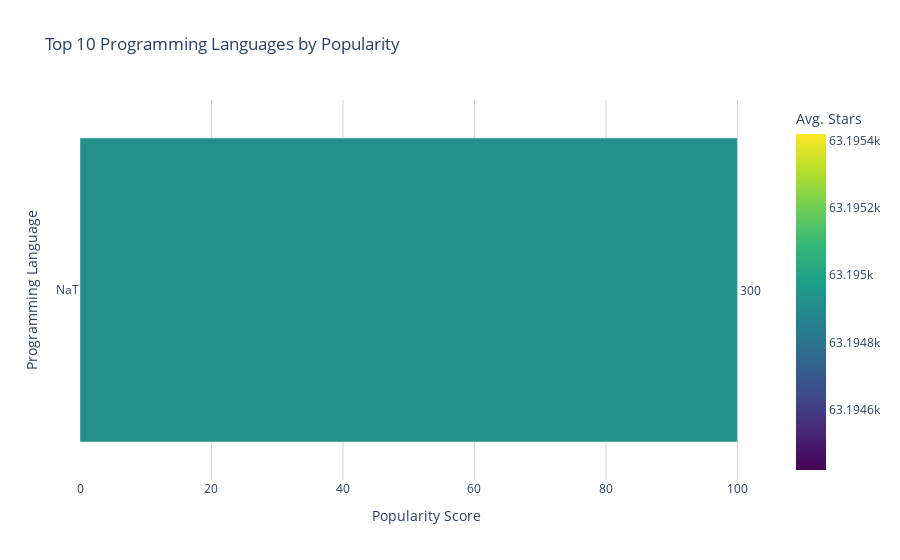

The notebook cell this image was saved under:
### Markdown cell above
## Example 2: Language Analysis and Visualization

### Code cell
# Remove rows with missing or invalid language values
languages = analysis_results.get('languages', [])
df_languages = pd.DataFrame(languages)

# Display top languages
print("Programming Languages Analysis:")
display(df_languages.head(10)[['language', 'count_stars', 'sum_stars', 'mean_stars', 'popularity_score']])

# Use the visualizer's function for plotting
from github_repository_analyzer.visualizer import VisualizationEngine

visualizer = VisualizationEngine(repositories_data=analyzer.repositories_data)
fig = visualizer.create_language_popularity_chart(df_languages, top_n=10)
fig.show()

### Figure 1 — Plotly figure (JSON) as saved in the notebook; plotly's stock layout.template omitted (floating-point values rounded to 4 significant figures)
{"data": [{"hovertemplate": "Popularity Score=%{x}<br>Programming Language=%{y}<br>Repo Count=%{text}<br>Avg. Stars=%{marker.color}<extra></extra>", "legendgroup": "", "marker": {"color": [63190.0], "coloraxis": "coloraxis", "pattern": {"shape": ""}}, "name": "", "orientation": "h", "showlegend": false, "text": [300.0], "textposition": "outside", "x": [100.0], "xaxis": "x", "y": ["NaT"], "yaxis": "y", "type": "bar"}], "layout": {"xaxis": {"anchor": "y", "domain": [0.0, 1.0], "title": {"text": "Popularity Score"}, "showgrid": true, "gridcolor": "lightgrey"}, "yaxis": {"anchor": "x", "domain": [0.0, 1.0], "title": {"text": "Programming Language"}, "categoryorder": "total ascending"}, "coloraxis": {"colorbar": {"title": {"text": "Avg. Stars"}}, "colorscale": [[0.0, "#440154"], [0.1111, "#482878"], [0.2222, "#3e4989"], [0.3333, "#31688e"], [0.4444, "#26828e"], [0.5556, "#1f9e89"], [0.6667, "#35b779"], [0.7778, "#6ece58"], [0.8889, "#b5de2b"], [1.0, "#fde725"]]}, "legend": {"tracegroupgap": 0}, "title": {"text": "Top 10 Programming Languages by Popularity"}, "barmode": "relative", "plot_bgcolor": "white"}}
